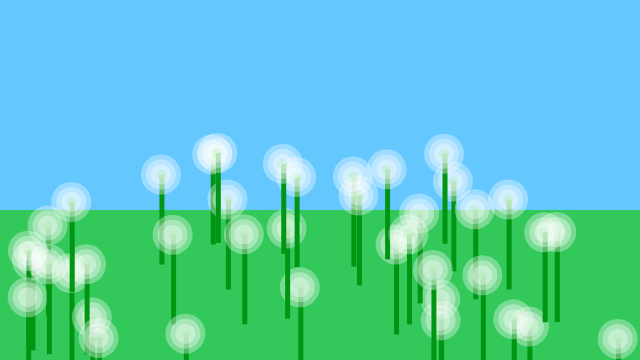
Frame 1 (no input)
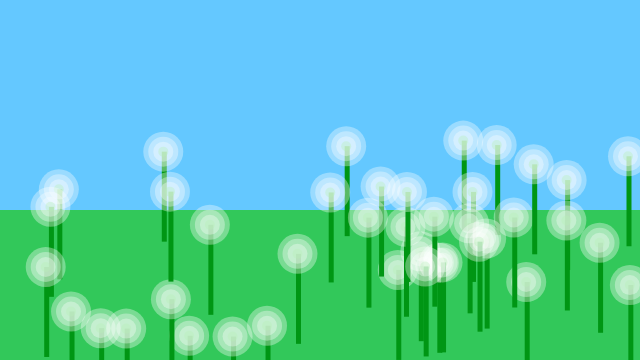
Frame 2 (the mouse pressed at the canvas centre, redrawn once)

The p5.js sketch that drew these frames (run headless with seeded random() and noise() and a simulated clock; the mouse was pressed at the canvas centre and the sketch redrawn once):

// p5.js sketch
// ── sketch.js
function setup() {
	// create a place to draw
	createCanvas(640, 360);
	noStroke();
	noLoop();
}

function draw() {
	// clear the background
	background(100, 200, 255);
	// draw rectangle
	fill(50, 200, 90);
	rect(0, 210, 640, 350);
	for (var i = 0; i < 40; i++) {
		drawTarget(random(10, 630), random(140, 340), 40);
	}

	function drawTarget(x, y, size) {
		// draw stem
		fill(0, 150, 20);
		rect(x - 1.5, y, 5, 90);
		// back green circle
		fill(0, 195, 0, 90);
		ellipse(x, y, size - 30, size - 30);

		// outside ring
		fill(255, 255, 255, 88);
		ellipse(x, y, size, size);

		// middle ring
		fill(255, 255, 255, 88);
		ellipse(x, y, size - 10, size - 10);

		// inside ring
		fill(255, 255, 255, 88);
		ellipse(x, y, size - 20, size - 20);

		// smallest insid ring
		fill(255, 255, 255, 88);
		ellipse(x, y, size - 40, size - 40);
	}
}
